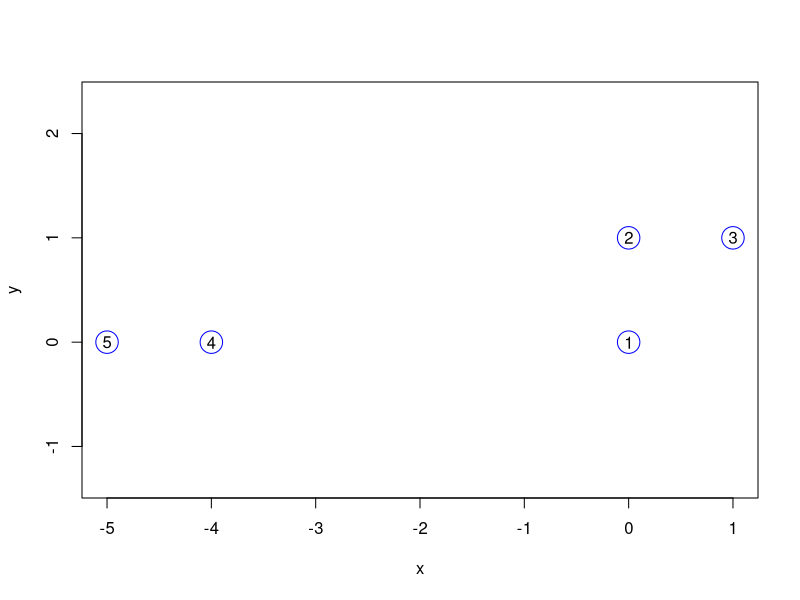

Reproduce this figure in R. (Note: this script raises an error after producing the figure.)
# discussion08.R

# Office Hours
# ============
#
# EXTRA OFFICE HOURS: Today 5-6pm Olson 205
#
# Next week (Thanksgiving):
#   Charles:  MW    8 - 9am     MSB 1117
#   Nick:     M     9 - 10:30am MSB 1117
#             W     ---         ---
#   Duncan:   T     See Piazza  MSB 4210
#
# Homework 3 will be returned during Monday's
# office hours.
#
# Regular office hours resume Monday 12/1.
#

# General Classification Hints
# ============================

### Hint 1 ###
# A confusion matrix shows counts for true class
# against predicted class:
#
#       pred    spam    ham
#   true
#   spam        10      20
#   ham         11      31
#
# Correct predictions are on the diagonal.

# Could estimate prediction error by
# (11 + 20) / (10 + 20 + 11 + 31)
# Not a very good estimate! Cross-validated
# estimate is better.

# k-Nearest-Neighbor Hints
# ========================

### Hint 1 ###
# Use scale() to convert variables to their
# z-scores.

data = data.frame(x = rnorm(10, 100, 2),
                  y = rnorm(10))
data
scale(data)

# This puts all variables on the same scale,
# so they're considered equally by k-NN.


### Hint 2 ###
# Use the dist() function to calculate distances.
x = matrix(c( 0,  0,
              0,  1,
              1,  1,
             -4,  0,
             -5, -0), ncol=2, byrow=T)
x

plot(x, cex=3, col='blue', asp=1,
     xlab='x', ylab='y')
text(x[, 1], x[, 2])

 # Euclidean distance (p = 2).
dist(x, upper=T)

# Manhattan distance (p = 1).
dist(x, method='manhattan', upper=T)

# Chessboard distance (p = Inf).
dist(x, method='maximum' , upper=T)

# Other Minkowski distances (p >= 1).
dist(x, method='minkowski', upper=T, p=1.5)

### Hint 3 ###
# Get nearest points with apply() and order().

dists = dist(x, upper=F)
dists = as.matrix(dists)

nearest = apply(dists, 2, order)
nearest
nearest[2:3, ]

# Make this a function!

# Cross-validation Hints
# ======================

### Hint 1 ###
# Here's how to split a vector (or data frame)
# into n pieces of nearly equal length.
x = rep(1, 21)
x
n = 5

groups = rep(1:n, length=length(x))
groups
split(x, groups)

# Again, make this a function!

### Hint 2 ###
# Only compute the k-NN distance matrix once.
# For each CV fold, look up the distances needed
# in the pre-computed matrix.

get.nearest.neighbors = function(k, test.idx, ord)
    # Get the k nearest neighbors for test points.
    #
    # Args:
    #   k           number of nearest neighbors
    #   test.idx    indexes of test points
    #   ord         pre-computed order matrix
{
    # Subset to test point columns.
    ord = ord[, test.idx]

    # Drop test point rows, for each column.
    nn = apply(ord, 2, drop.first, drop=test.idx)

    # Only return the k nearest neighbors.
    nn[seq_len(k), ]
}

drop.first = function(x, drop)
    # Remove the first instance of each value.
    #
    # Args:
    #   x       vector to drop values from
    #   drop    values to drop
{
    x[-match(drop, x)]
    # Note that
    #   x[-which(x %in% drop)]
    # would drop all instances, but it's slower.
}

dists = as.matrix(dist(x))
ord.mat = apply(dists, 2, order)
ord.mat

test = sample(1:5, 2)
test
get.nearest.neighbors(2, test, ord.mat)


# 8 Notes About Style
# ===================

### 8 ###
# `== TRUE` is redundant!
TRUE == TRUE

do.print = TRUE
if (do.print == TRUE) cat("Hello!\n")
if (do.print) cat("Hello! This works even",
                  "without == TRUE!\n")

### 7 ###
# `== FALSE` should be expressed using the "not"
# operator, `!`.
!TRUE
!FALSE

use5 = FALSE
if (use5) 5 else 7

if (!use5) 7 else 5

### 6 ###
# Check if any elements of a vector are TRUE with
# any(), not sum().
isSpam = c(FALSE, FALSE, TRUE)
any(is.spam)

# any() is not just clearer, it's also more
# efficient.

### 5 ###
# Similarly, all() will return whether all
# elements of a vector are TRUE.
isSpam
all(is.spam)


### 4 ###
# Document your functions. A good template is:

foo = function(x, y)
    # <one-sentence description of foo>
    #
    # <optional, longer description of foo>
    #
    # Args:
    #   x   <description of x>
    #   y   <description of y>
    #
    # Returns:
    #   <short description of returned value>
{
    # foo's code goes here...
}

capitalize = function(letter, strings)
    # Capitalize a specific letter.
    #
    # Args:
    #   strings vector of strings to capitalize
    #   letter  lowercase letter to capitalize
    #
    # Returns:
    #   A vector of strings, with the letter
    #   capitalized.
{
    gsub(letter, toupper(letter), strings)
}

capitalize('x', 'xylophone')
capitalize('z', 'San Diego zoo')

### 3 ###
# Don't define functions inside other functions.
add.sample = function(x, m) {
    # Sample m values from x and sum them.
    make.sample = function(y, n) {
        # Sample n from the vector y.
        sample(y, n, replace=TRUE)
    }

    sum(make.sample(x, m))
}

# Why?

# Every time add.sample() is called, it redefines
# make.sample() the same way. This is not
# efficient!

# Since make.sample() is local to add.sample(),
# no other functions can use make.sample(). This
# prevents code reuse. It also means we can't
# test make.sample() alone.

# How to fix it?
make.sample = function(y, n) {
    # Sample n from the vector y.
    sample(y, n, replace=TRUE)
}

add.sample = function(x, m) {
    # Sample m values from x and sum them.
    sum(make.sample(x, m))
}

### 2 ###
# Don't use global variables.
x = c(7, 7, 7)
double.mean = function() 2 * mean(x)
# Only works for x:
double.mean()
# What if we want the doubled mean of y?
y = c(5, 5, 5)

tmp_x = x
x = y
double.mean()
x = tmp_x
rm(tmp_x)

x
y

# That was gross! Instead, use a parameter.
double.mean = function(v) 2 * mean(v)
double.mean(x)
double.mean(y)

# Now we can reuse double.mean() with whatever
# data we want.

# One way to get in the habit of not using global
# variables is to use a source() and main()
# workflow.

### 1 ###
# Don't repeat yourself (DRY)!

# This applies in many different programming
# contexts. Let's just look at one:
#   No function is an island.

# Functions should be self-contained and avoid
# using global variables, but that doesn't mean
# they can't work together!

msg = c("From: dtemplelang@ucdavis.edu",
        "To: naulle@ucdavis.edu",
        "Subject: Work Harder!!!",
        "",
        "Hi Nick,",
        "",
        "Why isn't homework 3 graded yet?!",
        "",
        "D.")

# Many people did this:
extract.header = function(email) {
    # Possibly some code to load the email file.
    # ...

    first.blank = match("", email)
    header = email[seq(1, first.blank)]

    con = textConnection(header)
    header = read.dcf(con)
    close(con)

    header[1, ]
}

extract.body = function(email) {
    # Possibly some code to load the email file.
    # ...

    first.blank = match("", email)
    email[seq(first.blank + 1, length(email))]
}

extract.header(msg)
extract.body(msg)

# This works, so it's not terrible, but it's got
# some inelegant, repeated code.

# Here's a better strategy:
load.email = function(path) {
    # Some code to load the email file.
    # ...
}

split.email = function(email) {
    # Get first blank.
    first.blank = match("", email)

    # Split the email.
    header.lines = seq(1, first.blank)
    header = email[header.lines]
    body = email[-header.lines]

    list(header=header, body=body)
}

process.header = function(header) {
    # Use a textConnection to read the DCF format
    # header.
    con = textConnection(header)
    header = read.dcf(con)
    close(con)

    header[1, ]
}

# msg = load.email('/blah/blah/blah')
msg.parts = split.email(msg)
header = process.header(msg.parts$header)

msg.parts
header

